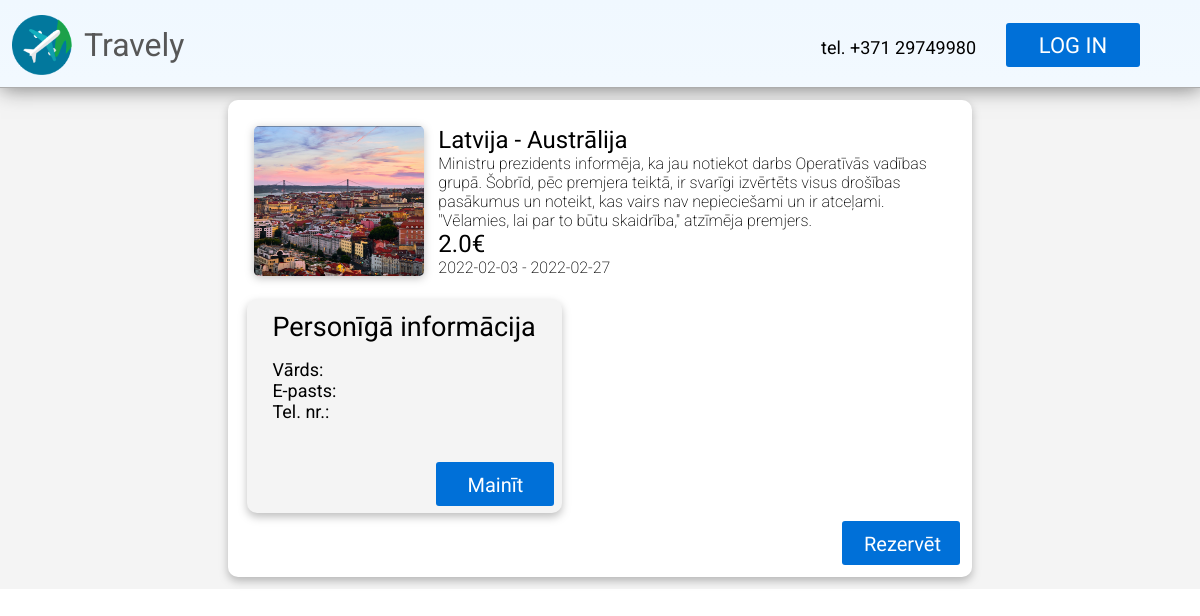
Page /reservation/1 on the earlier database version.
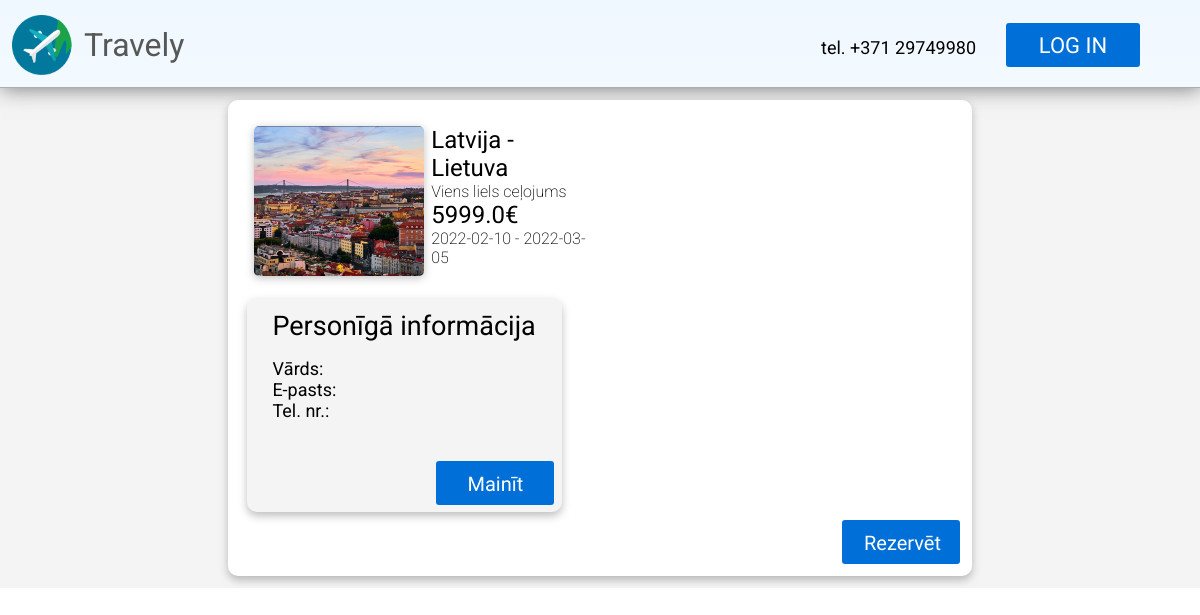
Same page on the later database version.
### models.py (models this page shows, shortened)
class Country(db.Model):
    id = db.Column(db.Integer, primary_key=True)
    country = db.Column(db.String(48), nullable=False)
    abbreviation = db.Column(db.String(2), nullable=False)

class Trip(db.Model):
    id = db.Column(db.Integer, primary_key=True)
    agency_id = db.Column(db.Integer, db.ForeignKey("agency.id"))
    country_from = db.Column(db.Integer)
    country_to = db.Column(db.Integer)
    date_from = db.Column(db.Date)
    date_to = db.Column(db.Date)
    description = db.Column(db.String(280))
    cost = db.Column(db.Float)
    ticket_amount = db.Column(db.Integer)
    views = db.Column(db.Integer)

### main.py (the view)
@app.route('/reservation/<int:id>')
def reservation(id):
    trip = Trip.query.get(id)
    return render_template("reservation.html", trip = trip, countries = Country.query.all())

### templates/reservation.html
{% extends "index.html" %}
{% block content %}
<div id="catalogue-list">
    {% if trip %}
        <div id="reservation-elements">
            <div class="reservetion-list-element">
                <img src="/static/images/destinations/lisabon.png" class="reservetion-list-element-img">
                <div class="reservetion-list-element-text">
                    <h2>
                        {% for country in countries %}
                            {% if country.id == trip.country_from %}
                                {{ country.country }} -
                            {% endif %}
                            {% if country.id == trip.country_to %}
                                {{ country.country }}
                            {% endif %}
                        {% endfor %}
                    </h2>
                    <p>{{ trip.description }}</p>
                    <h2>{{ trip.cost }}€</h2>
                    <p>{{ trip.date_from }} - {{ trip.date_to }}</p>
                </div>
            </div>
            <div id="personal-info">
                <h2 id="informacija">Personīgā informācija</h2>
                <div id="personiga-informacija">
                    <h2>Vārds:</h2>
                    <h2>E-pasts:</h2>
                    <h2>Tel. nr.:</h2>
                </div>
                <a href="/profils" class="button" id="button-reserve">Mainīt</a>
            </div>
            <a href="/reservation/add/{{ trip.id }}" class="button" id="button-reserve">Rezervēt</a>
        </div>
    {% endif %}
</div>
{% endblock %}

Differences in the rows shown:
no longer on this page (row unchanged): Country: country "Austrālija"
now on this page (row unchanged): Country: country "Lietuva"
changed Trip: description "Ministru prezidents informēja, ka jau notiekot darbs Operatīvās vadības grupā. Šobrīd, pēc premjera teiktā, ir svarīgi izvērtēts visus drošības pasākumus un noteikt, kas vairs nav nepieciešami un ir atceļami. \"Vēlamies, lai par to būtu skaidrība,\" atzīmēja premjers." → "Viens liels ceļojums"; cost "2.0" → "5999.0"; date_from "2022-02-03" → "2022-02-10"; date_to "2022-02-27" → "2022-03-05"
